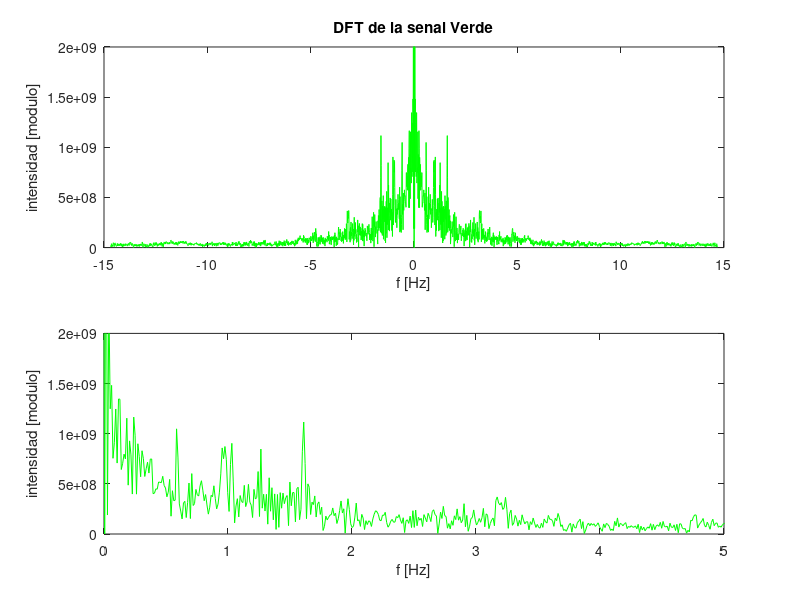

Write the MATLAB code that produced this figure.
clear all;

load intensidad_RGB.mat; % brillo, 1 es R, 2 es G, 3 es B.

video_length = length(brillo);

frec_video = 29.37; %frecuencia muestreo video

DFT_senial_verde = fftshift(abs(fft(brillo(:,2))));

f = linspace(-frec_video/2, frec_video/2, video_length);

figure;

subplot(2,1,1);
plot( f, DFT_senial_verde, 'g');
xlabel('f [Hz]');
ylabel('intensidad [modulo]');
title('DFT de la senal Verde');
ylim([0 2e+09]);

subplot(2,1,2);
plot( f, DFT_senial_verde, 'g');
xlabel('f [Hz]');
ylabel('intensidad [modulo]');
ylim([0 2e+09]);
xlim([0 5]);

print -djpg imagenes/punto_3_fft_G_cardiometro.jpg; %Octave
grid minor;
 
